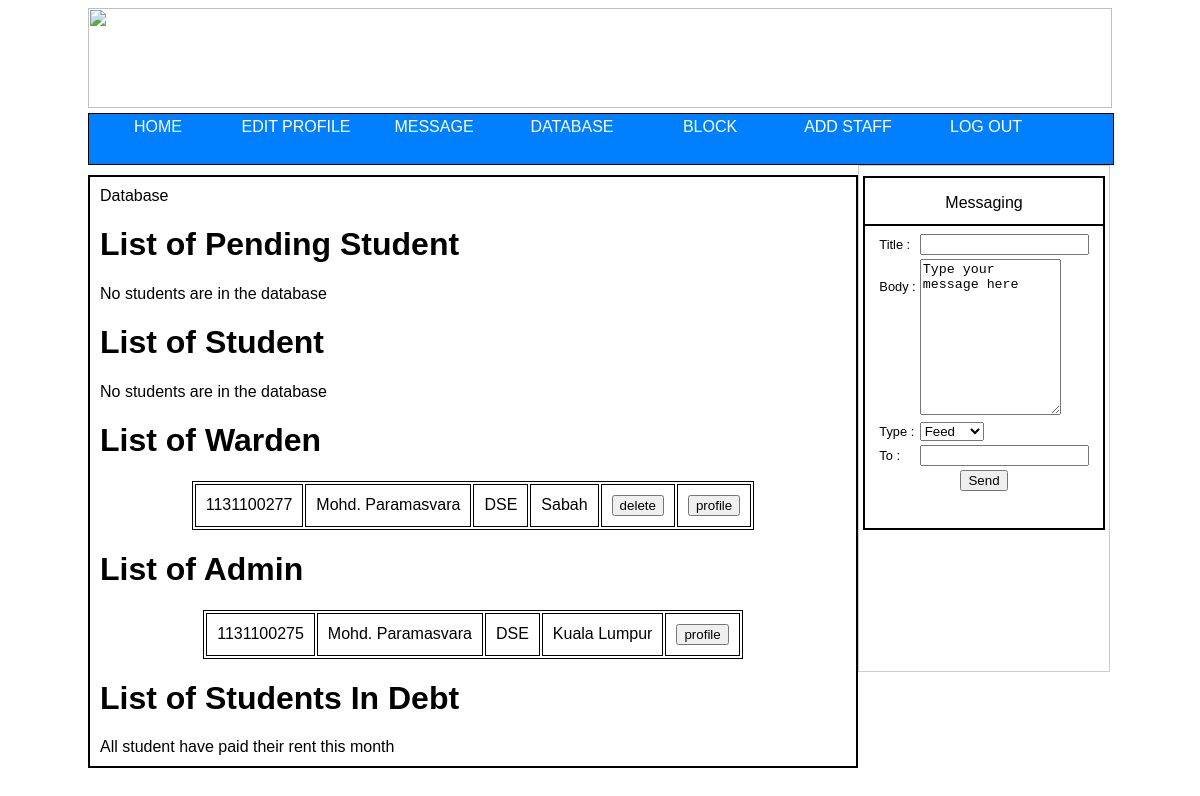
Page /Database.php (signed in) on the committed database.
### tables this page shows
CREATE TABLE IF NOT EXISTS `users` (
  `Name` text NOT NULL,
  `ID` int(11) NOT NULL,
  `Password` varchar(64) NOT NULL,
  `salt` varchar(32) NOT NULL,
  `IC` varchar(15) NOT NULL,
  `LastLogin` datetime NOT NULL,
  `Course` text NOT NULL,
  `School` varchar(50) NOT NULL,
  `TelephoneNo` varchar(50) NOT NULL,
  `EMail` varchar(50) NOT NULL,
  `Gender` enum('M','F') NOT NULL,
  `Race` text NOT NULL,
  `Religion` text NOT NULL,
  `House_No` text NOT NULL,
  `Area` text NOT NULL,
  `Postcode` int(11) NOT NULL,
  `State` text NOT NULL,
  `RegDateTime` datetime NOT NULL,
  `RoomID` varchar(4) NOT NULL,
  `GroupNo` int(11) NOT NULL,
  `GName` text NOT NULL,
  `GEMail` varchar(50) NOT NULL,
  `GHouse_No` text NOT NULL,
  `GArea` text NOT NULL,
  `GPostcode` int(11) NOT NULL,
  `GRelationship` text NOT NULL,
  `GTelephoneNo` varchar(50) NOT NULL,
  `Debt` tinyint(1) NOT NULL,
  PRIMARY KEY (`ID`),
  UNIQUE KEY `ID` (`ID`),
  KEY `RoomID` (`RoomID`),
  KEY `GroupNo` (`GroupNo`)
);

### classes/User.php (called while the page is built, shortened)
<?php
class User{
	protected $_db,
			$_data,
			$_sessionName,
			$_cookieName,
			$_isLoggedIn;
	public function __construct($user = null){
		$this->_db = DB::getInstance();
		$this->_sessionName = Config::get('session/session_name');
		if(!$user){
			if(Session::exists($this->_sessionName)){
				$user = Session::get($this->_sessionName);
				if($this->find($user)){
					$this->_isLoggedIn = true;
					$this->update(array(
							'LastLogin' => datetime()
						));
				}
			}
		}else{
			$this->find($user);
		}
	}
	public function data(){
		return $this->_data;
	}
	public function find($user = null){
		if($user){
			$field = (is_numeric($user)) ? 'ID' : 'Name';
			$data = $this->_db->get('users', array($field, '=', $user));
			if($data->count()){
				$this->_data = $data->first();
				return true;
			}
		}
		return false;
	}
}

### classes/DB.php (called while the page is built, shortened)
<?php
class DB{
	private static $_instance = null;
	private $_pdo,
			$_query,
			$_error = false,
			$_results,
			$_count = 0;
	private function __construct() {
		try{
			$this->_pdo = new PDO('mysql:host='.Config::get('mysql/host').';dbname='.Config::get('mysql/db'),Config::get('mysql/username'),Config::get('mysql/password'));
		}catch(PDOException $e){
			die($e->getMessage());
		}
	}
	public static function getInstance() {
		if(!isset(self::$_instance)){
			self::$_instance = new DB();
		}
		return self::$_instance;
	}
	public function query($sql, $params = array()){
		if($this->_query = $this->_pdo->prepare($sql)){
			$x = 1;
			if(count($params)){
				foreach($params as $param){
					$this->_query->bindValue($x, $param);
					$x++;
				}
			}
			if($this->_query->execute()){
				$this->_result = $this->_query->fetchAll(PDO::FETCH_OBJ);
				$this->_count = $this->_query->rowCount();
			}else{
				$this->_error = true;
				var_dump($this->_query->errorInfo());
			}
		}
		return $this;
	}
	private function action($action, $table, $where){
			if(count($where)==3){
			    $operators = array('=','<=','>=','!=','');
				    $field = $where[0];
				 $operator = $where[1];
				    $value = $where[2];
				if(in_array($operator, $operators)){
						$sql = "{$action} FROM {$table} WHERE {$field} {$operator} ?";
					if(!$this->query($sql, array($value))->error()){
						return $this;
					}
				}
			}else{
				$sql = "SELECT * FROM {$table}";
				if(!$this->query($sql)->error()){
					return $this;
				}
			}
		return false;
	}
	public function get($table, $where = null){
		return $this->action('SELECT *',$table,$where);
	}
	public function error(){
		return $this->_error;
	}
	public function result(){
		return $this->_result;
	}
	public function count(){
		return $this->_count;
	}
}

### classes/Config.php (called while the page is built)
<?php
class Config {
	public static function get($path = null) {
		if($path){
			$config = $GLOBALS['config'];
			$path = explode('/',$path);
			foreach($path as $lol) {
				if(isset($config[$lol])) {
					$config = $config[$lol];
				}
			}
			return $config;
		}
		return false;
	}
}

### classes/Admin.php (the view, shortened to what this page needs)
<?php
class Admin extends User{
		public function __construct(){
			parent::__construct($user=null);
		}
		public function list_All($GroupNo){
			return $this->_db->get('users',array('GroupNo','=',$GroupNo))->result();
		}
		public function print_All($GroupNo){
			$users = $this->list_All($GroupNo);
			if($users){
				echo '<table id="data">';
				foreach($users as $user){
					echo '<tr>'.'<td>'.$user->ID.'</td>';
					echo '<td>'.$user->Name.'</td>';
					echo '<td>'.$user->Course.'</td>';
					echo '<td>'.$user->State.'</td>';
					if($user->ID != $this->data()->ID){
						echo '<td>';
						echo '<form action method="GET">';
						echo '<input type="submit" value="delete" onSubmit="Conform()" />';
						echo '</form>';
						echo '</td>';
					}
					echo '<td>';
					echo '<form action="Profile.php" method="GET">';
					echo '<input type="submit" value="profile"/>';
					echo '</form>';
					echo '</td>';
				}
				echo '</tr>';
				echo '</table>';
				return true;
			}
			return false;
		}
}
?>

### css/hostelRegistration.css (style rules this page uses)
body { font-family : Arial, Helvetica,san-serif; }
#data { margin-right: auto; margin-left: auto; border: 1px solid black; }
#data td { border: 1px solid black; padding: 10px; }

### rows in the picture
users: ID "1131100277", Name "Mohd. Paramasvara", Course "DSE", State "Sabah"
users: ID "1131100275", Name "Mohd. Paramasvara", Course "DSE", State "Kuala Lumpur"

### other values in the picture
$title "Database"
